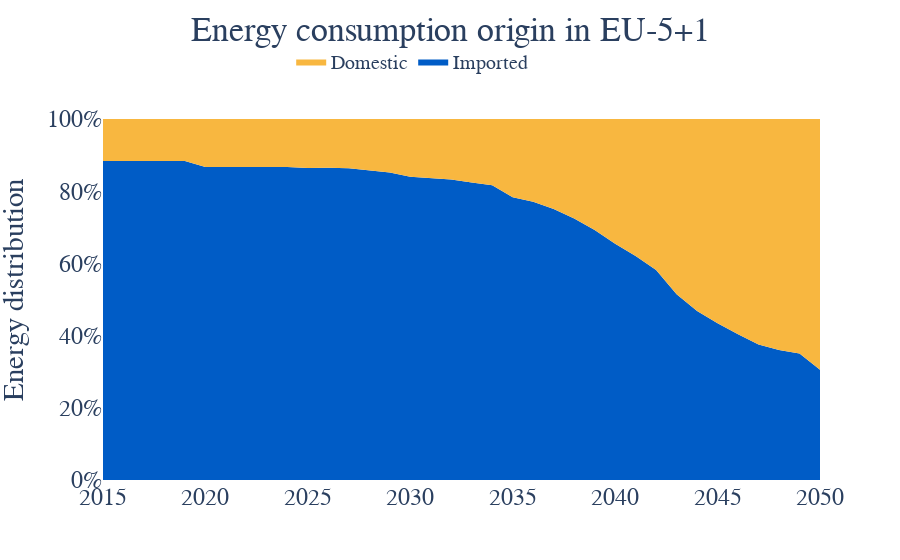

Notebook code for this chart:
### Code cell
gas_techs=["Biogas_Digester"]


tech_name={"Electrolyser":"Electrolyser","SMR":"SMR","SMR_noWGR":"SMR","SMR_eboiler_noWGR":"SMR",
                       "eSMR":"SMR","eSMR_noWGR":"SMR","eSMR_eboiler_noWGR":"SMR",
                "Gasification":"Gasification","Gasification_noWGR":"Gasification","Pyrolysis":"Pyrolysis",
           "Naphta_cracking":"Naphta cracking","Naphta_cracking_electrified":"Naphta cracking"}
tech_name_list={"Biogas":["Biogas_Digester"]}
gas_techs_name_colors={"Biogas":"yellowgreen",}


fig =go.Figure()
df_merged=pd.DataFrame(columns=["Year","Flow","Type"])
#Biogas and other imports
tech_usage=tech_usage_flow[(tech_usage_flow.Resource.isin(["Gas"]))]

energy_input=resource_imports[(resource_imports.Resource.isin(primary_resource_conversion.keys()))]
energy_input=energy_input.drop(["Sector","Country"],axis=1).groupby(by=["Resource","Year"]).sum().reset_index()

gas_tech_usage=tech_usage[tech_usage.Technology.isin(gas_techs)]
biogas=gas_tech_usage[["Year","Flow"]].groupby("Year").sum().reset_index()
biogas["Type"]="Domestic"
biogas["Flow"]=biogas["Flow"]*1e-6
#     print(df_merged)
df_merged=pd.concat([df_merged,biogas],ignore_index=True)
#     print(df_merged)
h2meohimports=energy_input[energy_input.Resource.isin(["Hydrogen","MeOH"])][["Year","Flow"]].groupby("Year").sum().reset_index()
h2meohimports["Type"]="Imported"
#     print(h2meohimports)
df_merged=pd.concat([df_merged,h2meohimports],ignore_index=True)
#     print(df_merged)

natgas=energy_input[energy_input.Resource.isin(["Gas"])][["Year","Flow"]].groupby("Year").sum().reset_index()
natgas["Type"]="Imported"
df_merged=pd.concat([df_merged,natgas],ignore_index=True)

##Consumption

energy_input=resource_inflow[(resource_inflow.Resource.isin(primary_resource_conversion.keys()))]
energy_input=energy_input.drop(["Sector","Country"],axis=1).groupby(by=["Resource","Year"]).sum().reset_index()

lowc=energy_input[energy_input.Resource.isin(["Electricity","Biomass","Waste"])][["Year","Flow"]].groupby("Year").sum().reset_index()
lowc["Type"]="Domestic"
df_merged=pd.concat([df_merged,lowc],ignore_index=True)

highc=energy_input[energy_input.Resource.isin(["Coal","Oil"])][["Year","Flow"]].groupby("Year").sum().reset_index()
highc["Type"]="Imported"
df_merged=pd.concat([df_merged,highc],ignore_index=True)
#     print(df_merged)
df_merged=df_merged.groupby(["Year","Type"]).sum().reset_index()
#     print(df_merged)
colors={"Imported":"#005cc6","Domestic":"#f8b740"}
for t in list(colors.keys()):
    fig.add_trace(go.Scatter(x=df_merged[df_merged.Type==t].Year,y=df_merged[df_merged.Type==t].Flow,name=t,
                         line=dict(width=0,color=colors[t]),
                             fillcolor=colors[t],mode='lines',stackgroup='one'))
        
fig.update_layout(title='Energy consumption origin in EU-5+1',  title_x=0.5,title_y=0.97,
                   yaxis_title='Energy distribution')
fig.update_layout(
    font=dict(
        family="Times New Roman",size=24)
    )
fig.update_annotations(font_size=20)
fig.update_layout(legend=dict(
    orientation="h",
    yanchor="bottom",
    y=1.05,
    xanchor="right",
    x=0.6,font = dict(size=20)
))
# fig.update_yaxes(range=[0,5.5])
# fig.add_annotation(dict(font=dict(color="black",size=28),
#                                         x=-0.05,
#                                         y=1.15,
#                                         showarrow=False,
#                                         text="(e)",
#                                         textangle=0,
#                                         xanchor='left',
#                                         xref="paper",
#                                         yref="paper"))
fig.update_layout( paper_bgcolor="rgba(0,0,0,0)", plot_bgcolor="rgba(0,0,0,0)")
fig.update_traces(groupnorm="percent")
fig.update_layout(yaxis=dict(ticksuffix="%"),yaxis2=dict(ticksuffix="%"),yaxis3=dict(ticksuffix="%")
                 )
fig.show()

### Figure 1 — Plotly figure (JSON) as saved in the notebook; plotly's stock layout.template omitted (floating-point values rounded to 4 significant figures)
{"data": [{"fillcolor": "#005cc6", "groupnorm": "percent", "line": {"color": "#005cc6", "width": 0}, "mode": "lines", "name": "Imported", "stackgroup": "one", "type": "scatter", "x": [2015, 2016, 2017, 2018, 2019, 2020, 2021, 2022, 2023, 2024, 2025, 2026, 2027, 2028, 2029, 2030, 2031, 2032, 2033, 2034, 2035, 2036, 2037, 2038, 2039, 2040, 2041, 2042, 2043, 2044, 2045, 2046, 2047, 2048, 2049, 2050], "y": [1001.0, 1001.0, 1000.0, 999.5, 998.6, 979.9, 979.7, 979.4, 978.9, 978.5, 971.2, 971.2, 965.5, 958.4, 951.5, 929.1, 933.3, 936.0, 934.2, 931.8, 895.6, 887.0, 870.5, 848.0, 819.5, 784.6, 750.3, 712.7, 639.7, 587.5, 550.1, 514.3, 479.9, 460.7, 446.5, 377.6]}, {"fillcolor": "#f8b740", "groupnorm": "percent", "line": {"color": "#f8b740", "width": 0}, "mode": "lines", "name": "Domestic", "stackgroup": "one", "type": "scatter", "x": [2015, 2016, 2017, 2018, 2019, 2020, 2021, 2022, 2023, 2024, 2025, 2026, 2027, 2028, 2029, 2030, 2031, 2032, 2033, 2034, 2035, 2036, 2037, 2038, 2039, 2040, 2041, 2042, 2043, 2044, 2045, 2046, 2047, 2048, 2049, 2050], "y": [131.7, 131.6, 131.5, 131.4, 131.3, 150.5, 150.3, 150.2, 150.1, 149.9, 152.2, 151.5, 152.9, 159.5, 165.2, 176.5, 183.4, 188.7, 199.1, 209.0, 247.9, 263.8, 288.6, 322.9, 364.3, 414.1, 459.5, 512.9, 603.5, 667.3, 715.9, 759.9, 798.7, 817.9, 828.4, 860.1]}], "layout": {"font": {"family": "Times New Roman", "size": 24}, "legend": {"font": {"size": 20}, "orientation": "h", "x": 0.6, "xanchor": "right", "y": 1.05, "yanchor": "bottom"}, "paper_bgcolor": "rgba(0,0,0,0)", "plot_bgcolor": "rgba(0,0,0,0)", "title": {"text": "Energy consumption origin in EU-5+1", "x": 0.5, "y": 0.97}, "yaxis": {"ticksuffix": "%", "title": {"text": "Energy distribution"}}, "yaxis2": {"ticksuffix": "%"}, "yaxis3": {"ticksuffix": "%"}}}
